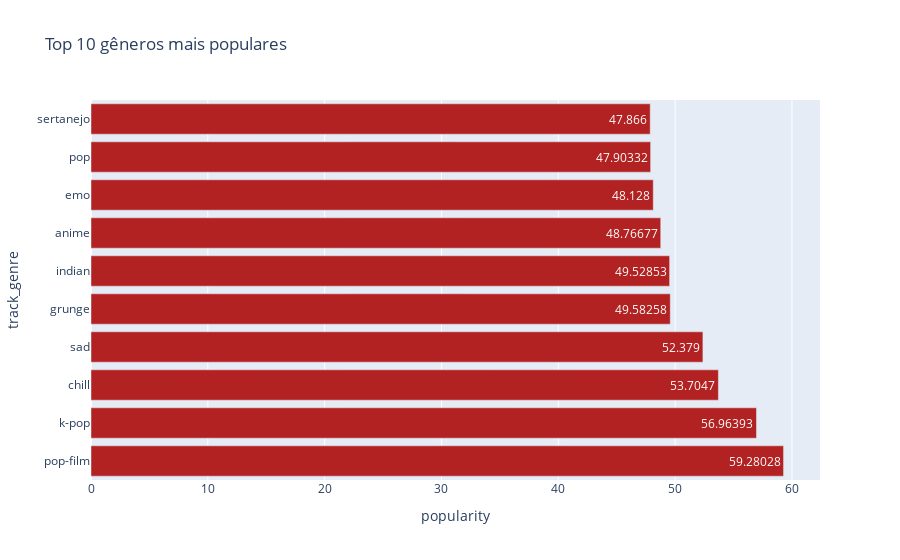

Notebook code cell kept with this figure:
### Code cell
# Visualizando gráfico sobre os genêros músicais mais populares

fig = px.bar(
    generos_populares.iloc[:10],
    x='popularity',
    y='track_genre',
    color_discrete_sequence=['#B22222'],
    title='Top 10 gêneros mais populares',
    text_auto=True
)

fig.show()

### Figure 1 — Plotly figure (JSON) as saved in the notebook; plotly's stock layout.template omitted (floating-point values rounded to 4 significant figures)
{"data": [{"alignmentgroup": "True", "hovertemplate": "popularity=%{x}<br>track_genre=%{y}<extra></extra>", "legendgroup": "", "marker": {"color": "#B22222", "pattern": {"shape": ""}}, "name": "", "offsetgroup": "", "orientation": "h", "showlegend": false, "textposition": "auto", "texttemplate": "%{x}", "type": "bar", "x": [59.28, 56.96, 53.7, 52.38, 49.58, 49.53, 48.77, 48.13, 47.9, 47.87], "xaxis": "x", "y": ["pop-film", "k-pop", "chill", "sad", "grunge", "indian", "anime", "emo", "pop", "sertanejo"], "yaxis": "y"}], "layout": {"barmode": "relative", "legend": {"tracegroupgap": 0}, "title": {"text": "Top 10 gêneros mais populares"}, "xaxis": {"anchor": "y", "domain": [0, 1], "title": {"text": "popularity"}}, "yaxis": {"anchor": "x", "domain": [0, 1], "title": {"text": "track_genre"}}}}
